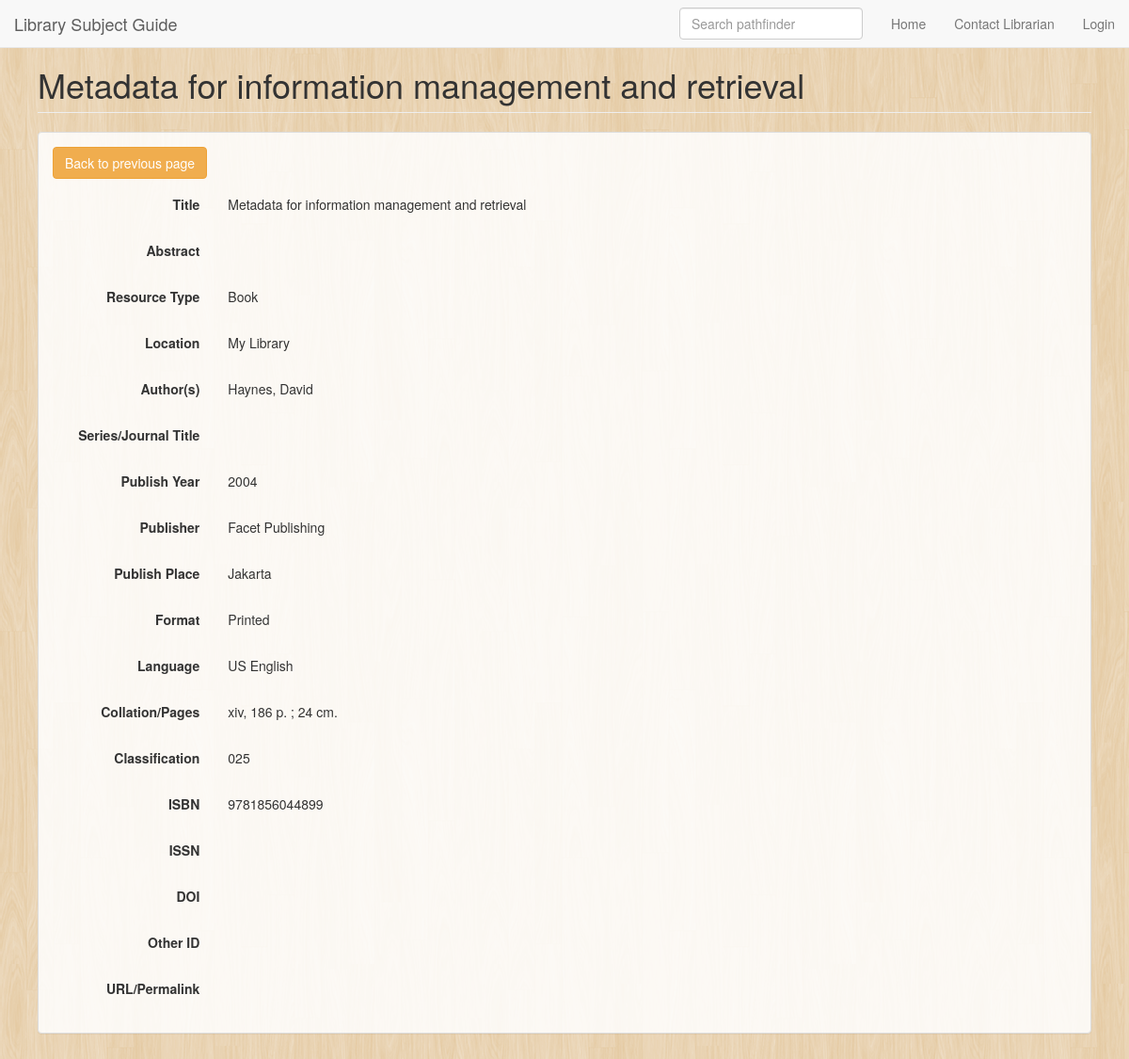
Page /index.php/resource/detail/2 on the committed database.
### tables this page shows
CREATE TABLE IF NOT EXISTS `pst_config` (
  `config_name` varchar(100) NOT NULL,
  `config_val` text NOT NULL
);

CREATE TABLE IF NOT EXISTS `pst_resource` (
`id` int(11) NOT NULL,
  `title` text NOT NULL,
  `series_title` varchar(255) DEFAULT NULL,
  `format` varchar(200) NOT NULL,
  `language` varchar(50) DEFAULT NULL,
  `type` varchar(200) NOT NULL,
  `classification` varchar(50) DEFAULT NULL,
  `authors` text,
  `authors_array` text,
  `subjects` varchar(255) DEFAULT NULL,
  `subjects_array` text,
  `publisher` varchar(100) DEFAULT NULL,
  `publish_year` int(4) DEFAULT NULL,
  `publish_place` varchar(100) DEFAULT NULL,
  `url` text,
  `doi_id` varchar(50) DEFAULT NULL,
  `other_id` varchar(255) DEFAULT NULL,
  `isbn` varchar(20) DEFAULT NULL,
  `issn` varchar(20) DEFAULT NULL,
  `location` varchar(100) DEFAULT NULL,
  `collation` varchar(255) DEFAULT NULL,
  `abstract` text,
  `notes` text,
  `filename` varchar(255) DEFAULT NULL,
  `image_filename` varchar(255) DEFAULT NULL,
  `created` datetime NOT NULL,
  `updated` datetime NOT NULL
);

### application/controllers/Resource.php (called while the page is built, shortened)
<?php if ( ! defined('BASEPATH')) exit('No direct script access allowed');
class Resource extends CI_Controller {
  private $data = array();
  public function __construct() {
    $this->data['main_title'] = 'Information Resources';
    $this->data['main_content'] = '';
    $this->data['logged_in'] = $this->session->userdata('logged_in');
    $this->data['group'] = $this->data['logged_in']['groups'];
    $this->load->model('Resource_model');
    $this->load->model('Taxonomy_model');
  }
  public function detail($resource_id = 0)
  {
    $this->data['record'] = $this->Resource_model->getDetail($resource_id);
    $this->data['main_title'] = $this->data['record']->title;
    $this->load->view('resource/detail', $this->data);
  }
}

### index.php (called while the page is built, shortened)
<?php
require_once BASEPATH.'core/CodeIgniter.php';

### application/models/Resource_model.php (called while the page is built, shortened)
<?php if ( ! defined('BASEPATH')) exit('No direct script access allowed');
class Resource_model extends CI_Model {
    public function getDetail($resource_id)
    {
      $this->db->where(array('id' => $resource_id));
      $query = $this->db->get('resource', 1);
      return $query->row();
    }
}

### application/models/Pathfinder_model.php (called while the page is built, shortened)
<?php if ( ! defined('BASEPATH')) exit('No direct script access allowed');
class Pathfinder_model extends CI_Model {
    public function getConfig($config_name, $unserialized = true, $return_one = false)
    {
      $config = array();
      $this->db->where('config_name', $config_name);
      $result = $this->db->get('config')->result();
      foreach ($result as $config_data) {
        $config[$config_data->config_name] = $unserialized?unserialize($config_data->config_val):$config_data->config_val;
      }
      return $config;
    }
}

### application/views/resource/detail.php (the view, shortened to what this page needs)
<div class="panel panel-default">
<div class="panel-body">
<p><button class="btn btn-warning btn-back"> Back to previous page</button>
</p>
<form class="form-horizontal">
  <div class="form-group">
    <label class="col-sm-2 control-label">Title</label>
    <div class="col-sm-10">
      <p class="form-control-static"><?php echo $record->title ?></p>
    </div>
  </div>
  <div class="form-group">
    <label class="col-sm-2 control-label">Abstract</label>
    <div class="col-sm-10">
      <p class="form-control-static"><?php echo $record->abstract ?></p>
    </div>
  </div>
  <div class="form-group">
    <label class="col-sm-2 control-label">Resource Type</label>
    <div class="col-sm-10">
      <p class="form-control-static"><?php echo $record->type ?></p>
    </div>
  </div>
  <div class="form-group">
    <label class="col-sm-2 control-label">Location</label>
    <div class="col-sm-10">
      <p class="form-control-static"><?php echo $record->location ?></p>
    </div>
  </div>
  <div class="form-group">
    <label class="col-sm-2 control-label">Author(s)</label>
    <div class="col-sm-10">
      <p class="form-control-static"><?php echo $record->authors ?></p>
    </div>
  </div>
  <div class="form-group">
    <label class="col-sm-2 control-label">Series/Journal Title</label>
    <div class="col-sm-10">
      <p class="form-control-static"><?php echo $record->series_title ?></p>
    </div>
  </div>
  <div class="form-group">
    <label class="col-sm-2 control-label">Publish Year</label>
    <div class="col-sm-10">
      <p class="form-control-static"><?php echo $record->publish_year ?></p>
    </div>
  </div>
  <div class="form-group">
    <label class="col-sm-2 control-label">Publisher</label>
    <div class="col-sm-10">
      <p class="form-control-static"><?php echo $record->publisher ?></p>
    </div>
  </div>
  <div class="form-group">
    <label class="col-sm-2 control-label">Publish Place</label>
    <div class="col-sm-10">
      <p class="form-control-static"><?php echo $record->publish_place ?></p>
    </div>
  </div>
  <div class="form-group">
    <label class="col-sm-2 control-label">Format</label>
    <div class="col-sm-10">
      <p class="form-control-static"><?php echo $record->format ?></p>
    </div>
  </div>
  <div class="form-group">
    <label class="col-sm-2 control-label">Language</label>
    <div class="col-sm-10">
      <p class="form-control-static"><?php echo $record->language ?></p>
    </div>
  </div>
  <div class="form-group">
    <label class="col-sm-2 control-label">Collation/Pages</label>
    <div class="col-sm-10">
      <p class="form-control-static"><?php echo $record->collation ?></p>
    </div>
  </div>
  <div class="form-group">
    <label class="col-sm-2 control-label">Classification</label>
    <div class="col-sm-10">
      <p class="form-control-static"><?php echo $record->classification ?></p>
    </div>
  </div>
  <div class="form-group">
    <label class="col-sm-2 control-label">ISBN</label>
    <div class="col-sm-10">
      <p class="form-control-static"><?php echo $record->isbn ?></p>
    </div>
  </div>
  <div class="form-group">
    <label class="col-sm-2 control-label">ISSN</label>
    <div class="col-sm-10">
      <p class="form-control-static"><?php echo $record->issn ?></p>
    </div>
  </div>
  <div class="form-group">
    <label class="col-sm-2 control-label">DOI</label>
    <div class="col-sm-10">
      <p class="form-control-static"><?php echo $record->doi_id ?></p>
    </div>
  </div>
  <div class="form-group">
    <label class="col-sm-2 control-label">Other ID</label>
    <div class="col-sm-10">
      <p class="form-control-static"><?php echo $record->other_id ?></p>
    </div>
  </div>
  <div class="form-group">
    <label class="col-sm-2 control-label">URL/Permalink</label>
    <div class="col-sm-10">
      <p class="form-control-static"><?php echo '<a href="'.$record->url.'" target="_blank">'.$record->url.'</a>' ?></p>
    </div>
  </div>
</form>
</div>
</div>
<?php
$main_content = ob_get_clean();
require './assets/themes/default/index.tpl.php';
?>

### assets/themes/default/index.tpl.php (shortened to what this page needs)
<!DOCTYPE html>
<?php
$site_name_data = $this->Pathfinder_model->getConfig('site_name');
?>
<html lang="en">
  <head>
    <link href="<?php echo base_url('assets/themes/default') ?>/css/bootstrap.min.css" rel="stylesheet">
    <link href="<?php echo base_url('assets/themes/default') ?>/css/dashboard.css" rel="stylesheet">
    <link href="<?php echo base_url('assets/chosen') ?>/chosen.min.css" rel="stylesheet">
    <link href="<?php echo base_url('assets/themes/default') ?>/css/app.css" rel="stylesheet">
  </head>
  <body data-spy="scroll" data-target="#sidebar-nav">
    <nav class="navbar navbar-default navbar-fixed-top" role="navigation">
      <div class="container-fluid">
        <div class="navbar-header">
          <a class="navbar-brand" href="<?php echo site_url() ?>"><?php echo $site_name_data['site_name']?$site_name_data['site_name']:'PUSTAKAWAN: Online Pathfinder' ?></a>
        </div>
        <div class="navbar-collapse collapse">
          <ul class="nav navbar-nav navbar-right">
            <li><a href="<?php echo site_url() ?>">Home</a></li>
            <li><a href="<?php echo site_url('/pathfinder/content/contact') ?>">Contact Librarian</a></li>
            <?php if ($logged_in && $group == 'Librarian') : ?>
            <li class="dropdown">
              <a href="#" class="dropdown-toggle" data-toggle="dropdown" role="button" aria-haspopup="true" aria-expanded="false">Admin <span class="caret"></span></a>
              <ul class="dropdown-menu">
                <li><a href="<?php echo site_url('/pathfinder/add') ?>">Add New Pathfinder</a></li>
                <li><a href="<?php echo site_url('/resource/index') ?>">Resource Library</a></li>
                <li><a href="<?php echo site_url('/taxonomy/') ?>">Taxonomy</a></li>
                <li><a href="<?php echo site_url('/pathfinder/config') ?>">Configuration</a></li>
                <li><a href="<?php echo site_url('/user/listusers') ?>">User Management</a></li>
                <li><a href="<?php echo site_url('/user/logout') ?>"><i class="glyphicon glyphicon-log-out"></i> Logout</a></li>
                <li><a href="<?php echo site_url('/pathfinder/about') ?>">About this Software</a></li>
              </ul>
            </li>
            <?php else :
            ?>
            <li><a href="<?php echo site_url('/user') ?>">Login</a></li>
            <?php endif; ?>
          </ul>
          <form class="navbar-form navbar-right" method="get" action="<?php echo site_url('/pathfinder/index') ?>">
            <input type="text" name="keywords" class="form-control" placeholder="Search pathfinder">
          </form>
        </div>
      </div>
    </nav>
    <div class="container-fluid">
      <div class="row">
        <div class="<?php echo (isset($sidebar) && $sidebar)?'col-sm-9 col-sm-offset-3 col-md-10 col-md-offset-2':'col-md-12' ?> main">
        <h1 class="page-header"><?php echo $main_title ?></h1>
        <?php echo $main_content ?>
        </div>
      </div>
    </div>
</body>
</html>

### assets/themes/default/css/dashboard.css (style rules this page uses)
body { padding-top: 50px; }
.main { padding: 20px; }
@media (min-width: 768px) { .main { padding-right: 40px; padding-left: 40px; } }
.main .page-header { margin-top: 0; }

### assets/themes/default/css/app.css (style rules this page uses)
body { background: url(../retina_wood.png); position: relative; }
table, .panel { background: rgba(255,255,255,0.85); }

### rows in the picture
pst_config: config_name "Library Subject Guide"
pst_resource: title "Metadata for information management and retrieval", type "Book", location "My Library", authors "Haynes, David", publish_year "2004", publisher "Facet Publishing", publish_place "Jakarta", format "Printed", language "US English", collation "xiv, 186 p. ; 24 cm.", classification "025", isbn "9781856044899"

### other values in the picture
$main_title "Metadata for information management and retrieval"
